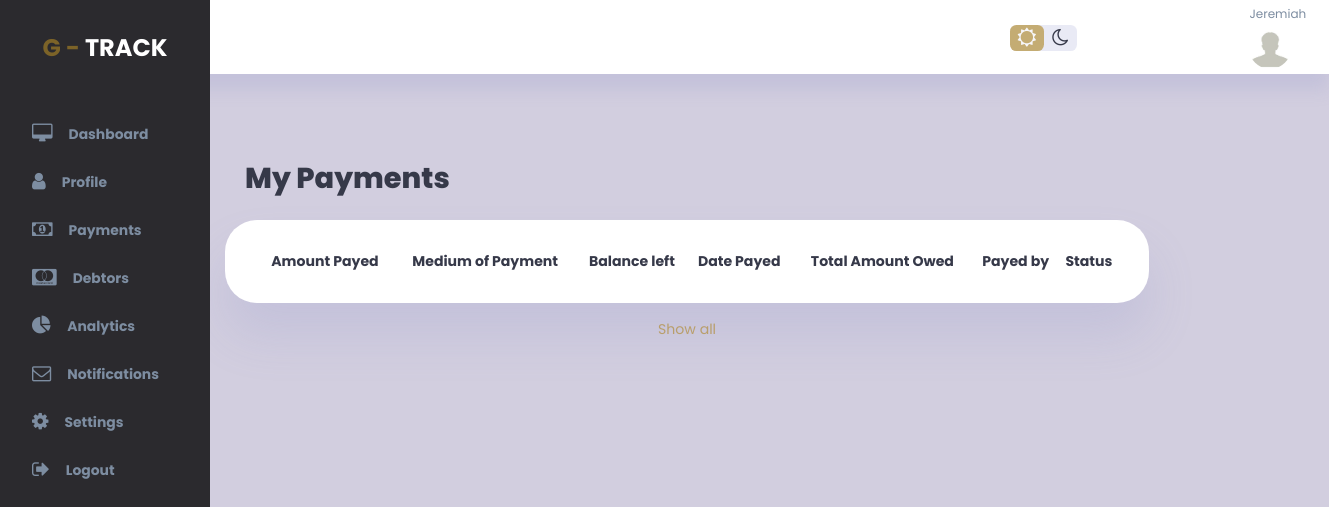
Page /my_payments/8 (signed in) on the earlier database version.
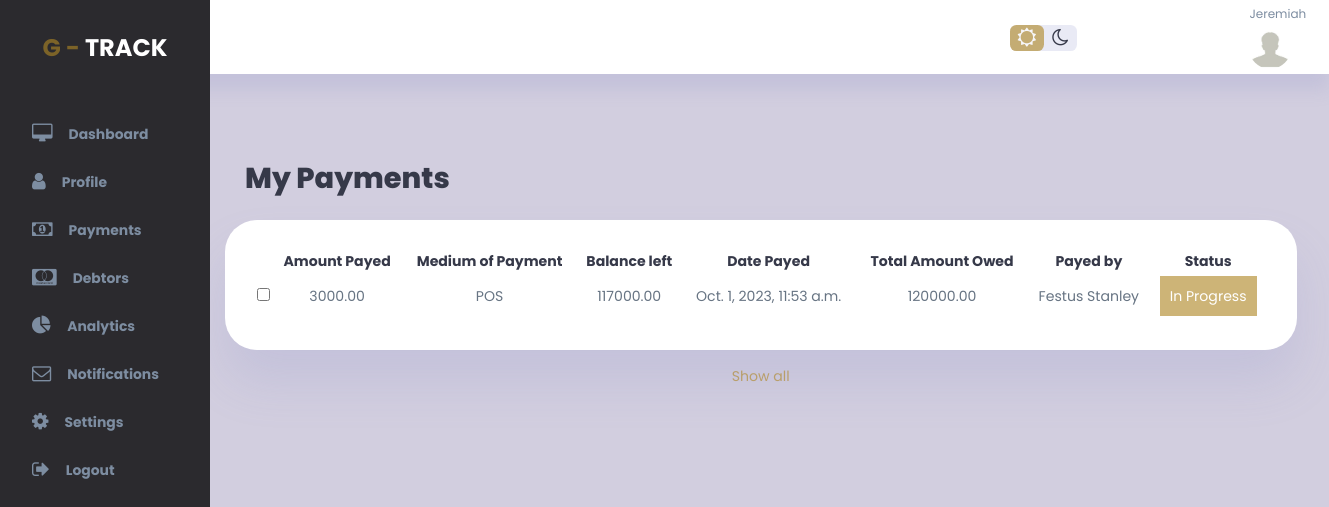
Same page on the later database version.
### gtrack_app/models.py (models this page shows)
class Payment(models.Model):
    debtor_id = models.IntegerField(blank=True, null=True)
    client_id = models.IntegerField(blank=True, null=True)
    medium_of_payment = models.CharField(max_length=65, null=True, blank=True)
    amount_payed = models.DecimalField(max_digits=10, decimal_places=2, null=True)
    status = models.CharField(max_length=65, null=True, blank=True)
    balance_left = models.DecimalField(max_digits=10, decimal_places=2, default=0.00)
    date_payed = models.DateTimeField(auto_now=True)

class Debtor(models.Model):
    client_id = models.IntegerField(blank=True, null=True)
    firstname = models.CharField(max_length=65, null=True, blank=True)
    surname = models.CharField(max_length=65, null=True, blank=True)
    address = models.CharField(max_length=65, null=True, blank=True)
    phone = models.CharField(max_length=65, null=True, blank=True)
    email = models.CharField(max_length=65, null=True, blank=True)
    amount_owed = models.DecimalField(max_digits=10, decimal_places=2, default=0.00)
    date_captured = models.DateTimeField(auto_now=True)
    due_date = models.DateField(null=True, blank=True)

### gtrack_app/views.py (the view)
# urls.py: path("my_payments/<int:user_id>", views.my_payments, name="my_payments"),
@login_required
def my_payments(request, user_id):
    my_payments = Payment.objects.filter(client_id=user_id)
    my_debtors = Debtor.objects.filter(client_id=user_id)
    return render(request, 'clients_dashboard/my_payments.html', {'payments': my_payments, 'debtors': my_debtors})

### templates/clients_dashboard/my_payments.html (shortened to what the changed rows need)
{% extends 'base.html' %}
{% block content %}
{% load static %}
<div class="wrapper">
    <div class="main-container">
        <div class="panel cover">
            <main>
                <h1 class="panel-label">My Payments</h1>
                <div class="panel-body">
                    <form method="post" action="{% url 'debtors_bulk_actions' %}">
                        <div class="admin-panel">
                            <table>
                                <thead>
                                    <tr>
                                        <th></th>
                                        <th>Amount Payed</th>
                                        <th>Medium of Payment</th>
                                        <th>Balance left</th>
                                        <th>Date Payed</th>
                                        <th>Total Amount Owed</th>
                                        <th>Payed by</th>
                                        <th>Status</th>
                                    </tr>
                                </thead>
                                <tbody>
                                    {% for payment in payments %}
                                    <tr>
                                        <td><input type="checkbox" value="{{payment.id}}" name="selected_users"></td>
                                        <td>{{ payment.amount_payed }}</td>
                                        <td>{{ payment.medium_of_payment }}</td>
                                        <td>{{ payment.balance_left }}</td>
                                        <td>{{ payment.date_payed }}</td>
                                        {% for debtor in debtors %}
                                        {% if debtor.id == payment.debtor_id %}
                                        <td>{{ debtor.amount_owed }}</td>
                                        <td>{{ debtor.firstname }} {{ debtor.surname }}</td>
                                        <td><a class="primary-btn">{{ payment.status }}</a></td>
                                        {% endif %}
                                        {% endfor %}
                                    </tr>
                                    {% endfor %}
                                </tbody>
                            </table>
                        </div>
                    </form>
                </div>
            </main>
        </div>
    </div>
</div>
{% endblock %}

Differences in the rows shown:
added Payment: amount_payed "3000.00", medium_of_payment "POS", balance_left "117000.00", date_payed "Oct. 1, 2023, 11:53 a.m.", status "In Progress"
now on this page (row unchanged): Debtor: amount_owed "120000.00", firstname "Festus", surname "Stanley"
